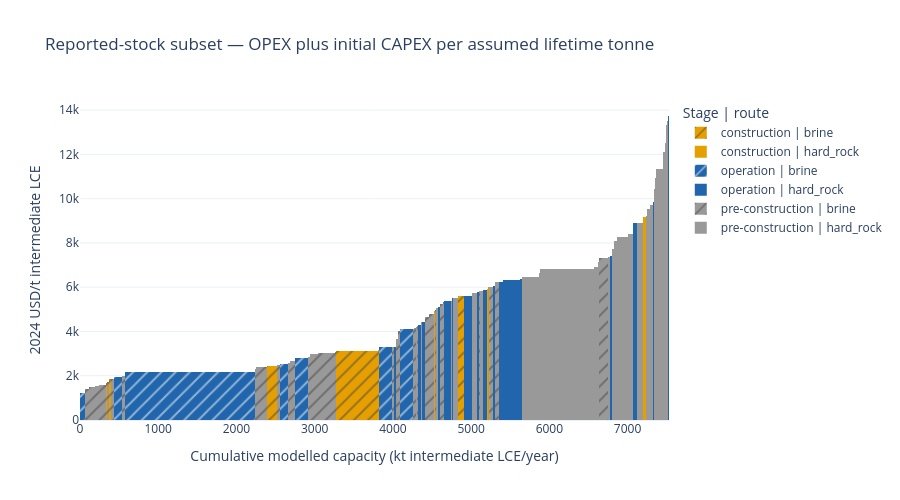

Notebook cell for this chart:
### Code cell
reported_stock_projects = active_and_prospective.loc[
    ~active_and_prospective["reserves_imputed"]
]

cost_curve(
    reported_stock_projects,
    "comparison_cost_per_t_lce",
    "Reported-stock subset — OPEX plus initial CAPEX "
    "per assumed lifetime tonne",
).show()

### Figure 1 — Plotly figure (JSON) as saved in the notebook; plotly's stock layout.template omitted (floating-point values rounded to 4 significant figures; data arrays with more than 128 entries replaced by an {"elided": "..."} marker saying what was removed)
{"data": [{"customdata": [["Kenticha Lithium", 91034, 24320.0, false, true, true, 680000, 15.38], ["Lakkor Tso Salt Lake", 88960, 11380.0, false, false, true, 871558, 42.11], ["Sal de los Angeles", 37628, 20120.0, false, false, true, 828563, 22.65], ["Qinghai Yiliping", 88897, 33970.0, false, false, true, 1020010, 16.51], ["Tres Quebradas", 78031, 90480.0, false, false, true, 3449462, 20.97], ["Uyuni Salt Flant", 36153, 546200.0, false, false, true, 39000000, 39.27], ["Rincon", 78109, 6902.0, false, false, true, 277498, 22.11], ["Fort Cady", 79246, 2352.0, false, false, false, 124000, 29], ["Clayton Valley", 77553, 72460.0, false, false, true, 1762248, 13.38], ["Paradox", 79424, 15910.0, false, false, false, 607600, 21]], "hovertemplate": "%{customdata[0]} (ID %{customdata[1]})<br>Cost: %{y:,.0f} USD/t intermediate LCE<br>Capacity: %{customdata[2]:,.0f} t intermediate LCE/year<br>Reference stock: %{customdata[6]:,.0f} t contained LCE<br>Capacity-inference duration: %{customdata[7]:.1f} years<br>Stock imputed: %{customdata[3]}<br>Deposit type imputed: %{customdata[4]}<br>Lifespan imputed: %{customdata[5]}<extra>%{fullData.name}</extra>", "marker": {"color": "#e69f00", "line": {"width": 0}, "opacity": [1, 1, 1, 1, 1, 1, 1, 1, 1, 1], "pattern": {"shape": "/"}}, "name": "construction | brine", "type": "bar", "width": [24.32, 11.38, 20.12, 33.97, 90.48, 546.2, 6.902, 2.352, 72.46, 15.91], "x": [338.5, 358.2, 384.7, 2410.0, 2472.0, 3542.0, 3818.0, 4035.0, 4869.0, 5235.0], "y": [1660.0, 1703.0, 1867.0, 2428.0, 2439.0, 3105.0, 3177.0, 3535.0, 5581.0, 6016.0]}, {"customdata": [["Bougouni", 78022, 9127.0, false, false, true, 337300, 24.02], ["Piedmont", 78645, 12860.0, false, false, false, 475000, 24], ["Kamativi", 91065, 5149.0, false, false, true, 227800, 28.76], ["Rhyolite Ridge", 77514, 39800.0, false, false, false, 1347000, 22]], "hovertemplate": "%{customdata[0]} (ID %{customdata[1]})<br>Cost: %{y:,.0f} USD/t intermediate LCE<br>Capacity: %{customdata[2]:,.0f} t intermediate LCE/year<br>Reference stock: %{customdata[6]:,.0f} t contained LCE<br>Capacity-inference duration: %{customdata[7]:.1f} years<br>Stock imputed: %{customdata[3]}<br>Deposit type imputed: %{customdata[4]}<br>Lifespan imputed: %{customdata[5]}<extra>%{fullData.name}</extra>", "marker": {"color": "#e69f00", "line": {"width": 0}, "opacity": [1, 1, 1, 1], "pattern": {"shape": ""}}, "name": "construction | hard_rock", "type": "bar", "width": [9.127, 12.86, 5.149, 39.8], "x": [4534.0, 5215.0, 7199.0, 7222.0], "y": [4936.0, 5936.0, 8939.0, 9164.0]}, {"customdata": [["Salar del Hombre Muerto", 37612, 67240.0, false, false, false, 4768230, 39], ["Salar de Atacama", 52581, 96830.0, false, false, false, 3521000, 20], ["Salar de Atacama", 37384, 1669000.0, false, false, false, 24280000, 8], ["Mariana", 37586, 101500.0, false, false, true, 3282000, 17.78], ["Salar de Olaroz", 37059, 157200.0, false, false, false, 9149000, 32], ["Zhabuye", 38538, 8908.0, false, false, true, 655160, 40.45], ["Cuenca Centenario-Ratones", 52372, 168000.0, false, false, false, 6108480, 20], ["Cauchari-Olaroz", 37624, 147700.0, false, false, false, 9938000, 37], ["Silver Peak", 37600, 7931.0, false, false, false, 447000, 31], ["East Taijinair", 38543, 3147.0, false, false, true, 195760, 34.22]], "hovertemplate": "%{customdata[0]} (ID %{customdata[1]})<br>Cost: %{y:,.0f} USD/t intermediate LCE<br>Capacity: %{customdata[2]:,.0f} t intermediate LCE/year<br>Reference stock: %{customdata[6]:,.0f} t contained LCE<br>Capacity-inference duration: %{customdata[7]:.1f} years<br>Stock imputed: %{customdata[3]}<br>Deposit type imputed: %{customdata[4]}<br>Lifespan imputed: %{customdata[5]}<extra>%{fullData.name}</extra>", "marker": {"color": "#2166ac", "line": {"width": 0}, "opacity": [1, 1, 1, 1, 1, 1, 1, 1, 1, 1], "pattern": {"shape": "/"}}, "name": "operation | brine", "type": "bar", "width": [67.24, 96.83, 1669.0, 101.5, 157.2, 8.908, 168.0, 147.7, 7.931, 3.147], "x": [33.62, 484.4, 1409.0, 2612.0, 2831.0, 3260.0, 3906.0, 4171.0, 4249.0, 4254.0], "y": [1230.0, 1943.0, 2175.0, 2517.0, 2784.0, 3045.0, 3293.0, 4101.0, 4106.0, 4123.0]}, {"customdata": {"elided": "22x8 mixed values"}, "hovertemplate": "%{customdata[0]} (ID %{customdata[1]})<br>Cost: %{y:,.0f} USD/t intermediate LCE<br>Capacity: %{customdata[2]:,.0f} t intermediate LCE/year<br>Reference stock: %{customdata[6]:,.0f} t contained LCE<br>Capacity-inference duration: %{customdata[7]:.1f} years<br>Stock imputed: %{customdata[3]}<br>Deposit type imputed: %{customdata[4]}<br>Lifespan imputed: %{customdata[5]}<extra>%{fullData.name}</extra>", "marker": {"color": "#2166ac", "line": {"width": 0}, "opacity": [1, 1, 1, 1, 1, 1, 1, 1, 1, 1, 1, 1, 1, 1, 1, 1, 1, 1, 1, 1, 1, 1], "pattern": {"shape": ""}}, "name": "operation | hard_rock", "type": "bar", "width": [19.62, 2.248, 35.64, 40.43, 1.309, 32.87, 91.76, 3.62, 4.889, 104.3, 24.02, 55.79, 27.71, 61.75, 214.5, 27.79, 26.52, 1.545, 51.64, 19.89, 2.161, 18.93], "x": [4024.0, 4064.0, 4337.0, 4394.0, 4554.0, 4589.0, 4702.0, 4758.0, 4762.0, 4958.0, 5083.0, 5181.0, 5288.0, 5382.0, 5520.0, 5641.0, 6789.0, 6830.0, 7101.0, 7329.0, 7349.0, 7520.0], "y": [3319.0, 3958.0, 4294.0, 4448.0, 5065.0, 5120.0, 5381.0, 5486.0, 5525.0, 5606.0, 5787.0, 5868.0, 6033.0, 6255.0, 6342.0, 6351.0, 7389.0, 7954.0, 8887.0, 9835.0, 10540.0, 13730.0]}, {"customdata": {"elided": "46x8 mixed values"}, "hovertemplate": "%{customdata[0]} (ID %{customdata[1]})<br>Cost: %{y:,.0f} USD/t intermediate LCE<br>Capacity: %{customdata[2]:,.0f} t intermediate LCE/year<br>Reference stock: %{customdata[6]:,.0f} t contained LCE<br>Capacity-inference duration: %{customdata[7]:.1f} years<br>Stock imputed: %{customdata[3]}<br>Deposit type imputed: %{customdata[4]}<br>Lifespan imputed: %{customdata[5]}<extra>%{fullData.name}</extra>", "marker": {"color": "#999999", "line": {"width": 0}, "opacity": [1, 1, 1, 1, 1, 1, 1, 1, 1, 1, 1, 1, 1, 1, 1, 1, 1, 1, 1, 1, 1, 1, 1, 1, 1, 1, 1, 1, 1, 1, 1, 1, 1, 1, 1, 1, 1, 1, 1, 1, 1, 1, 1, 1, 1, 1], "pattern": {"shape": "/"}}, "name": "pre-construction | brine", "type": "bar", "width": [43.12, 77.86, 2.945, 41.97, 5.397, 14.08, 31.87, 41.82, 1.886, 6.688, 4.101, 41.23, 40.91, 0.1843, 2.547, 52.86, 49.25, 44.85, 44.2, 16.88, 72.96, 32.09, 2.48, 94.61, 3.763, 212.7, 4.113, 24.67, 25.93, 5.23, 27.16, 10.8, 6.966, 23.96, 13.56, 48.21, 62.16, 12.19, 2.854, 0.07481, 38.96, 5.11, 17.02, 31.03, 48.88, 117.9], "x": [88.8, 149.3, 189.7, 212.2, 235.8, 245.6, 268.6, 305.4, 351.6, 367.2, 372.6, 415.4, 553.3, 573.9, 2244.0, 2272.0, 2323.0, 2370.0, 2539.0, 2671.0, 2716.0, 2926.0, 2943.0, 2992.0, 3041.0, 3149.0, 3267.0, 4002.0, 4049.0, 4067.0, 4083.0, 4261.0, 4270.0, 4286.0, 4313.0, 4440.0, 4495.0, 4545.0, 4552.0, 4606.0, 4625.0, 4647.0, 5106.0, 5259.0, 5327.0, 6689.0], "y": [1405.0, 1499.0, 1501.0, 1523.0, 1528.0, 1565.0, 1574.0, 1602.0, 1698.0, 1706.0, 1789.0, 1867.0, 2004.0, 2022.0, 2298.0, 2379.0, 2396.0, 2400.0, 2493.0, 2570.0, 2671.0, 2829.0, 2842.0, 2966.0, 3018.0, 3032.0, 3072.0, 3315.0, 3647.0, 3991.0, 4007.0, 4132.0, 4132.0, 4163.0, 4266.0, 4672.0, 4804.0, 4974.0, 4993.0, 5218.0, 5222.0, 5349.0, 5820.0, 6016.0, 6248.0, 7301.0]}, {"customdata": {"elided": "55x8 mixed values"}, "hovertemplate": "%{customdata[0]} (ID %{customdata[1]})<br>Cost: %{y:,.0f} USD/t intermediate LCE<br>Capacity: %{customdata[2]:,.0f} t intermediate LCE/year<br>Reference stock: %{customdata[6]:,.0f} t contained LCE<br>Capacity-inference duration: %{customdata[7]:.1f} years<br>Stock imputed: %{customdata[3]}<br>Deposit type imputed: %{customdata[4]}<br>Lifespan imputed: %{customdata[5]}<extra>%{fullData.name}</extra>", "marker": {"color": "#999999", "line": {"width": 0}, "opacity": [1, 1, 1, 1, 1, 1, 1, 1, 1, 1, 1, 1, 1, 1, 1, 1, 1, 1, 1, 1, 1, 1, 1, 1, 1, 1, 1, 1, 1, 1, 1, 1, 1, 1, 1, 1, 1, 1, 1, 1, 1, 1, 1, 1, 1, 1, 1, 1, 1, 1, 1, 1, 1, 1, 1], "pattern": {"shape": ""}}, "name": "pre-construction | hard_rock", "type": "bar", "width": [8.376, 18.18, 2.269, 0.09716, 3.009, 15.16, 2.768, 5.964, 8.609, 66.72, 1.766, 19.43, 41.15, 2.075, 0.5366, 11.38, 27.64, 5.578, 218.5, 2.702, 339.6, 357.8, 7.732, 44.96, 3.326, 28.36, 2.03, 2.406, 17.0, 5.164, 36.73, 135.3, 0.1336, 61.68, 2.913, 2.027, 5.535, 69.88, 3.687, 0.1881, 7.768, 33.41, 4.823, 28.21, 1.279, 1.703, 1.643, 4.046, 11.43, 92.09, 1.895, 24.65, 16.11, 13.62, 0.5483], "x": [4302.0, 4364.0, 4415.0, 4464.0, 4528.0, 4563.0, 4572.0, 4653.0, 4752.0, 4798.0, 4832.0, 5020.0, 5050.0, 5096.0, 5097.0, 5120.0, 5139.0, 5225.0, 5764.0, 5875.0, 6046.0, 6395.0, 6578.0, 6604.0, 6628.0, 6762.0, 6803.0, 6806.0, 6815.0, 6826.0, 6849.0, 6935.0, 7003.0, 7034.0, 7066.0, 7068.0, 7072.0, 7162.0, 7243.0, 7245.0, 7249.0, 7270.0, 7289.0, 7305.0, 7340.0, 7342.0, 7343.0, 7346.0, 7356.0, 7408.0, 7455.0, 7468.0, 7488.0, 7503.0, 7510.0], "y": [4224.0, 4423.0, 4607.0, 4781.0, 4898.0, 5071.0, 5091.0, 5378.0, 5385.0, 5529.0, 5535.0, 5720.0, 5733.0, 5788.0, 5802.0, 5825.0, 5841.0, 6002.0, 6462.0, 6626.0, 6800.0, 6833.0, 6895.0, 6934.0, 7137.0, 7350.0, 7476.0, 7495.0, 7746.0, 7892.0, 8104.0, 8253.0, 8307.0, 8401.0, 8408.0, 8682.0, 8724.0, 8899.0, 9216.0, 9370.0, 9511.0, 9523.0, 9634.0, 9692.0, 10230.0, 10240.0, 10320.0, 10420.0, 10930.0, 11320.0, 11370.0, 12100.0, 12500.0, 13320.0, 13510.0]}], "layout": {"bargap": 0, "barmode": "overlay", "height": 500, "legend": {"title": {"text": "Stage | route"}}, "title": {"text": "Reported-stock subset — OPEX plus initial CAPEX per assumed lifetime tonne"}, "xaxis": {"range": [0, 7530.0], "title": {"text": "Cumulative modelled capacity (kt intermediate LCE/year)"}}, "yaxis": {"rangemode": "tozero", "title": {"text": "2024 USD/t intermediate LCE"}}}}
